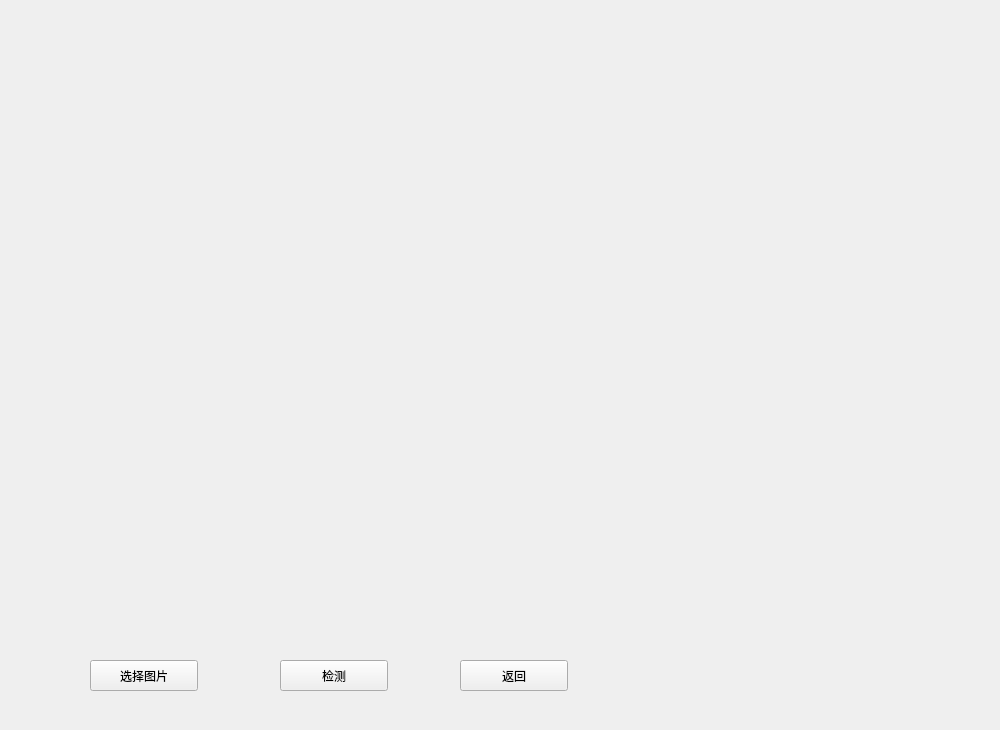
<?xml version="1.0" encoding="UTF-8"?>
<ui version="4.0">
 <class>PhotoTest</class>
 <widget class="QWidget" name="PhotoTest">
  <property name="geometry">
   <rect>
    <x>0</x>
    <y>0</y>
    <width>1000</width>
    <height>730</height>
   </rect>
  </property>
  <property name="windowTitle">
   <string>Form</string>
  </property>
  <widget class="QPushButton" name="selectBtn">
   <property name="geometry">
    <rect>
     <x>90</x>
     <y>660</y>
     <width>108</width>
     <height>31</height>
    </rect>
   </property>
   <property name="text">
    <string>选择图片</string>
   </property>
  </widget>
  <widget class="QPushButton" name="backBtn">
   <property name="geometry">
    <rect>
     <x>460</x>
     <y>660</y>
     <width>108</width>
     <height>31</height>
    </rect>
   </property>
   <property name="text">
    <string>返回</string>
   </property>
  </widget>
  <widget class="QPushButton" name="detectBtn">
   <property name="geometry">
    <rect>
     <x>280</x>
     <y>660</y>
     <width>108</width>
     <height>31</height>
    </rect>
   </property>
   <property name="text">
    <string>检测</string>
   </property>
  </widget>
  <widget class="QLabel" name="label">
   <property name="geometry">
    <rect>
     <x>0</x>
     <y>10</y>
     <width>661</width>
     <height>481</height>
    </rect>
   </property>
   <property name="text">
    <string/>
   </property>
  </widget>
  <widget class="QWidget" name="widget_score" native="true">
   <property name="geometry">
    <rect>
     <x>700</x>
     <y>10</y>
     <width>271</width>
     <height>601</height>
    </rect>
   </property>
  </widget>
 </widget>
 <resources/>
 <connections/>
</ui>
